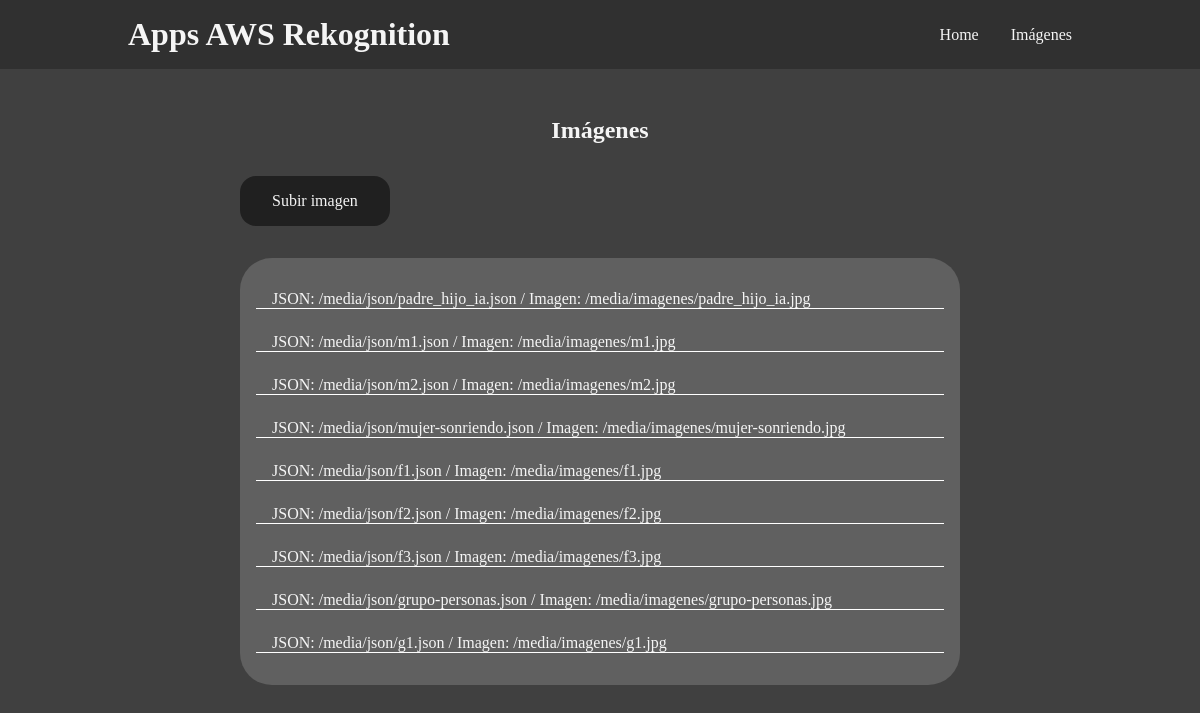
The page /imagenes/ on the database its author committed.
### home/models.py (models this page shows, shortened)
class Imagen(models.Model):
	json = models.FileField(upload_to='json/')
	imagen = models.ImageField(upload_to='imagenes/')
	created_at = models.DateTimeField(auto_now_add=True, null=True, blank=True)
	updated = models.DateTimeField(auto_now_add=False, auto_now=True)
	class Meta:
		db_table = "imagenes"
		ordering = ['-created_at']
		constraints = [
			models.UniqueConstraint(fields=['json'], name='unique_json'),
			models.UniqueConstraint(fields=['imagen'], name='unique_imagen')
		]

### home/views.py (the view)
# urls.py: path('imagenes/', views.imagenes, name='imagenes'),
def imagenes(request):
    imagenes = Imagen.objects.all()
    return render(request, 'imagenes.html', {
        'imagenes': imagenes
    })

### home/templates/imagenes.html (shortened to what this page needs)
{% extends 'layouts/base.html' %}
{% load static %}
{% block estilos %}
<link rel="stylesheet" href="{% static 'css/imagenes.css' %}">
{% endblock %}
{% block content%}
<section>
    <h1>Imágenes</h1>
    <a href="{% url 'subir_imagen' %}">Subir imagen</a>
    <ul>
        {% for imagen in imagenes %}
            <li>JSON: /media/{{imagen.json}} / Imagen: /media/{{imagen.imagen}}</li>
        {% endfor %}
    </ul>
</section>
{% endblock %}

### home/static/css/base.css (style rules this page uses)
* { padding: 0; margin: 0; box-sizing: border-box; }
body { color: whitesmoke; }

### rows shown on the page
Imagen: json "json/padre_hijo_ia.json", imagen "imagenes/padre_hijo_ia.jpg"
Imagen: json "json/m1.json", imagen "imagenes/m1.jpg"
Imagen: json "json/m2.json", imagen "imagenes/m2.jpg"
Imagen: json "json/mujer-sonriendo.json", imagen "imagenes/mujer-sonriendo.jpg"
Imagen: json "json/f1.json", imagen "imagenes/f1.jpg"
Imagen: json "json/f2.json", imagen "imagenes/f2.jpg"
Imagen: json "json/f3.json", imagen "imagenes/f3.jpg"
Imagen: json "json/grupo-personas.json", imagen "imagenes/grupo-personas.jpg"
Imagen: json "json/g1.json", imagen "imagenes/g1.jpg"
